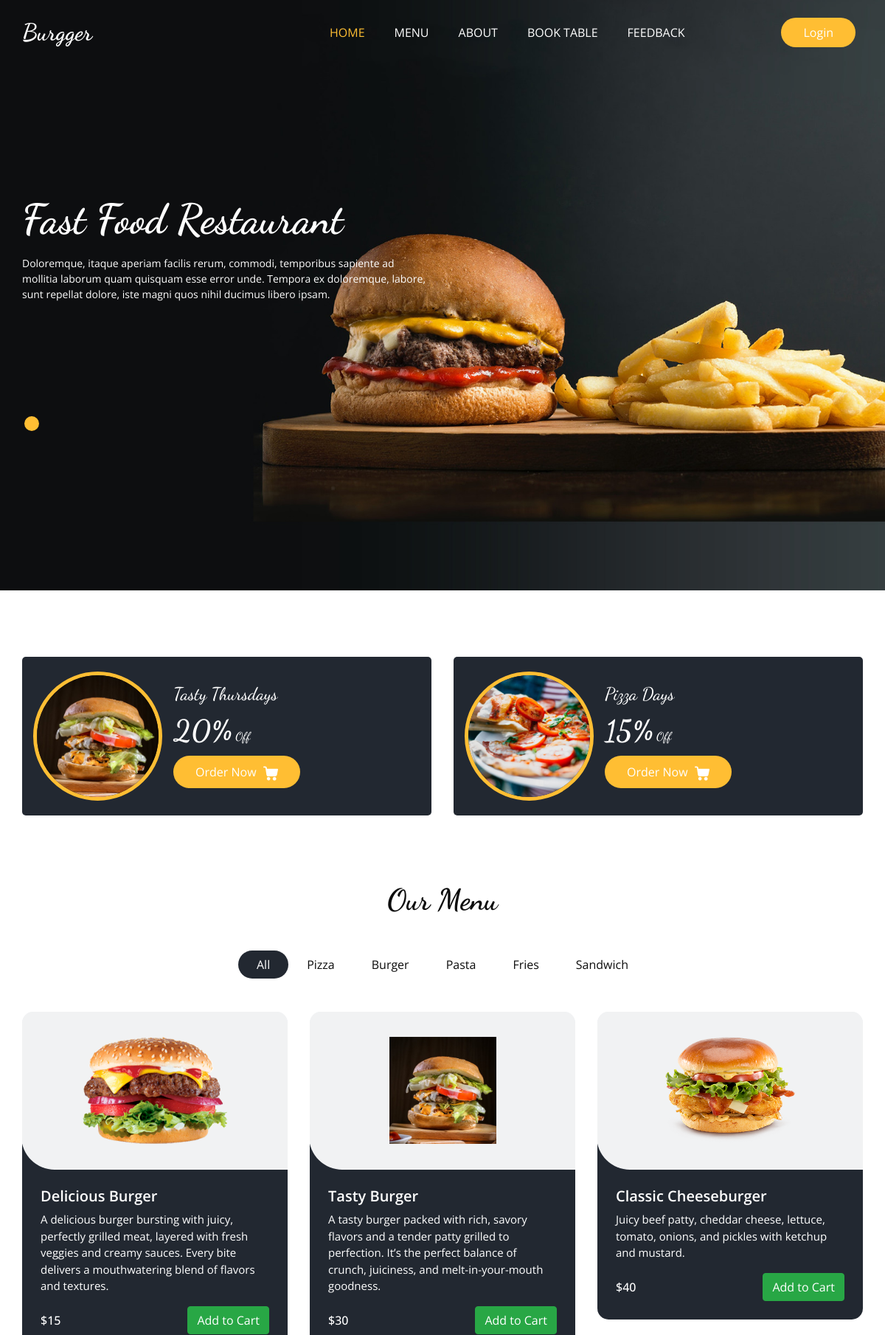
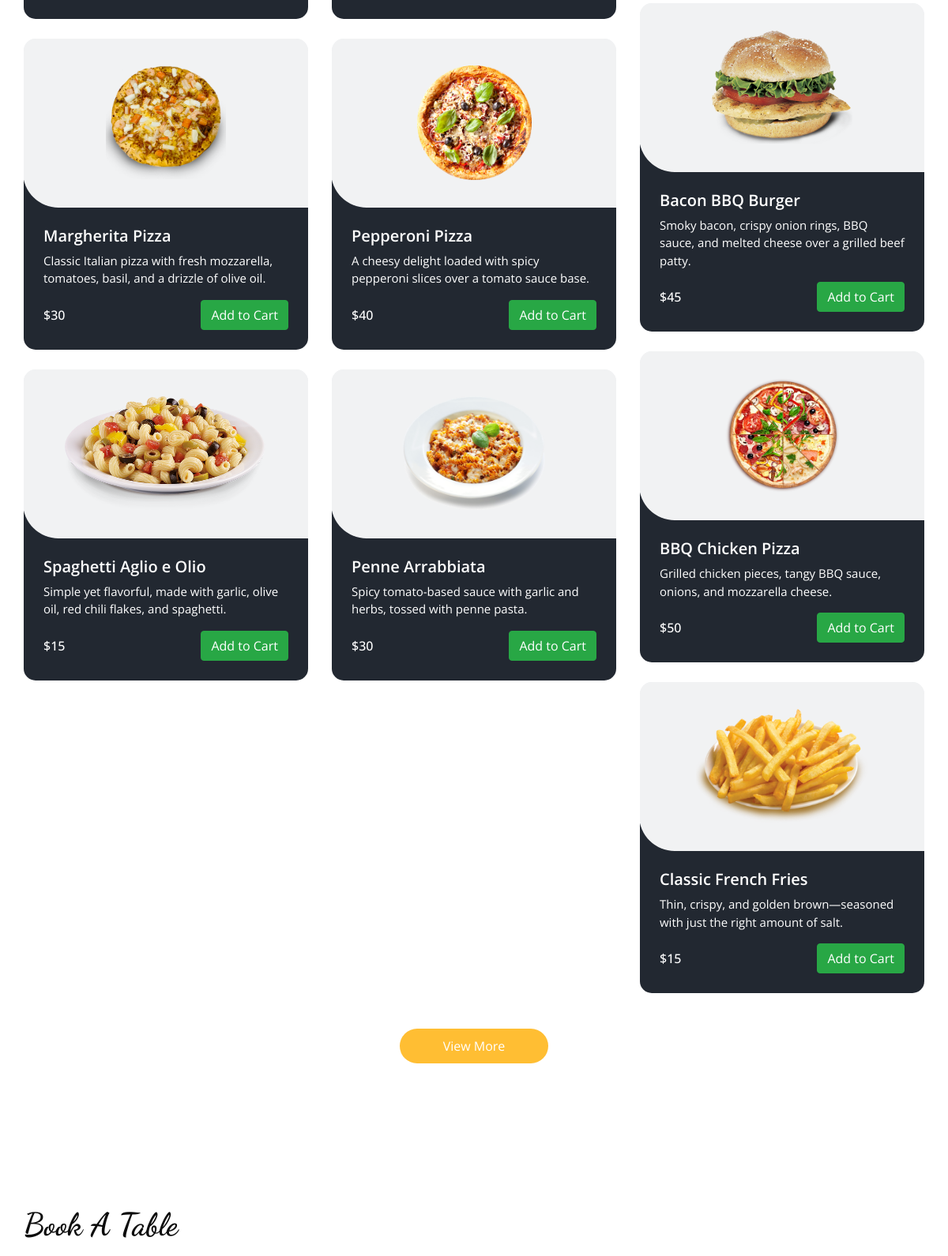
The page / (upper part) on the database its author committed (2 pictures, top to bottom).
### Base_App/models.py (models this page shows, shortened)
class ItemList(models.Model):
    Category_name = models.CharField(max_length=15)
    def __str__(self):
        return self.Category_name

class Items(models.Model):
    Item_name = models.CharField(max_length=40)
    description = models.TextField(blank=False)
    Price = models.IntegerField()
    Category = models.ForeignKey(ItemList, related_name='Name', on_delete=models.CASCADE)
    Image = models.ImageField(upload_to='items/')

### Base_App/views.py (the view)
# urls.py: path('', HomeView, name='Home'),
def HomeView(request):
    items =  Items.objects.all()
    list = ItemList.objects.all()
    review = Feedback.objects.all().order_by('-id')[:5]
    return render(request, 'home.html',{'items': items, 'list': list, 'review': review})

### Template/home.html (shortened to what this page needs)
{% extends "base.html" %}
{% block home_status %}active{% endblock home_status %}
{% load static %}
{% block slider %}
    <section class="slider_section ">
      <div id="customCarousel1" class="carousel slide" data-ride="carousel">
        <div class="carousel-inner">
          <div class="carousel-item active">
            <div class="container ">
              <div class="row">
                <div class="col-md-7 col-lg-6 ">
                  <div class="detail-box">
                    <h1>
                      Fast Food Restaurant
                    </h1>
                    <p>
                      Doloremque, itaque aperiam facilis rerum, commodi, temporibus sapiente ad mollitia laborum quam quisquam esse error unde. Tempora ex doloremque, labore, sunt repellat dolore, iste magni quos nihil ducimus libero ipsam.
                    </p>
                  </div>
                </div>
              </div>
            </div>
          </div>
        </div>
        <div class="container">
          <ol class="carousel-indicators">
            <li data-target="#customCarousel1" data-slide-to="0" class="active"></li>
          </ol>
        </div>
      </div>
    </section>
    {% endblock slider %}
{% block main %}
  <section class="offer_section layout_padding-bottom">
    <div class="offer_container">
      <div class="container ">
        <div class="row">
          <div class="col-md-6  ">
            <div class="box ">
              <div class="img-box">
                <img src="{% static 'images/o1.jpg' %}" alt="">
              </div>
              <div class="detail-box">
                <h5>
                  Tasty Thursdays
                </h5>
                <h6>
                  <span>20%</span> Off
                </h6>
                <a href="">
                  Order Now
                </a>
              </div>
            </div>
          </div>
          <div class="col-md-6  ">
            <div class="box ">
              <div class="img-box">
                <img src="{% static 'images/o2.jpg' %}" alt="">
              </div>
              <div class="detail-box">
                <h5>
                  Pizza Days
                </h5>
                <h6>
                  <span>15%</span> Off
                </h6>
                <a href="">
                  Order Now
                </a>
              </div>
            </div>
          </div>
        </div>
      </div>
    </div>
  </section>
  <section class="food_section layout_padding-bottom">
    <div class="container">
      <div class="heading_container heading_center">
        <h2>
          Our Menu
        </h2>
      </div>
      <ul class="filters_menu">
        <li class="active" data-filter="*">All</li>
        {% for i in list %}
        <li data-filter=".{{i.Category_name}}">{{i.Category_name}}</li>
        {% endfor %}
      </ul>
      <div class="filters-content">
        <div class="row grid">
          {% for j in items %}
          <div class="col-sm-6 col-lg-4 all {{j.Category}}">
            <div class="box">
              <div>
                <div class="img-box">
                  <img src="/media/{{j.Image}} " alt="{{j.Image}}">
                </div>
                <div class="detail-box">
                  <h5>
                    {{j.Item_name}}
                  </h5>
                  <p>
                    {{j.description}}
                  </p>
                  <div class="options">
                    <h6>
                      ${{j.Price}}
                    </h6>
                    <button class="btn btn-success add-to-cart" data-item-id="{{j.id}}" data-item-name="{{j.Item_name}}" data-item-price="{{j.Price}}">
                      Add to Cart
                    </button>
                  </div>
                </div>
              </div>
            </div>
          </div>
          {% endfor %}
        </div>
      </div>
      <div class="btn-box">
        <a href="">
          View More
        </a>
      </div>
    </div>
  </section>
  <section class="book_section layout_padding">
    <div class="container">
      <div class="heading_container">
        <h2>
          Book A Table
        </h2>
      </div>
    </div>
  </section>
{% endblock main %}

### static/css/responsive.css (style rules this page uses)
@media (min-width: 1200px) { .container { max-width: 1170px; } }

### rows shown on the page
ItemList: Category_name "Pizza"
ItemList: Category_name "Burger"
ItemList: Category_name "Pasta"
ItemList: Category_name "Fries"
ItemList: Category_name "Sandwich"
Items: Image (picture), Item_name "Delicious Burger", description "A delicious burger bursting with juicy, perfectly grilled meat, layered with fresh veggies and creamy sauces. Every bite delivers a mouthwatering blend of flavors and textures.", Price "15"
Items: Image (picture), Item_name "Tasty Burger", description "A tasty burger packed with rich, savory flavors and a tender patty grilled to perfection. It’s the perfect balance of crunch, juiciness, and melt-in-your-mouth goodness.", Price "30"
Items: Image (picture), Item_name "Classic Cheeseburger", description "Juicy beef patty, cheddar cheese, lettuce, tomato, onions, and pickles with ketchup and mustard.", Price "40"
Items: Image (picture), Item_name "Bacon BBQ Burger", description "Smoky bacon, crispy onion rings, BBQ sauce, and melted cheese over a grilled beef patty.", Price "45"
Items: Image (picture), Item_name "Margherita Pizza", description "Classic Italian pizza with fresh mozzarella, tomatoes, basil, and a drizzle of olive oil.", Price "30"
Items: Image (picture), Item_name "Pepperoni Pizza", description "A cheesy delight loaded with spicy pepperoni slices over a tomato sauce base.", Price "40"
Items: Image (picture), Item_name "BBQ Chicken Pizza", description "Grilled chicken pieces, tangy BBQ sauce, onions, and mozzarella cheese.", Price "50"
Items: Image (picture), Item_name "Spaghetti Aglio e Olio", description "Simple yet flavorful, made with garlic, olive oil, red chili flakes, and spaghetti.", Price "15"
Items: Image (picture), Item_name "Penne Arrabbiata", description "Spicy tomato-based sauce with garlic and herbs, tossed with penne pasta.", Price "30"
Items: Image (picture), Item_name "Classic French Fries", description "Thin, crispy, and golden brown—seasoned with just the right amount of salt.", Price "15"
